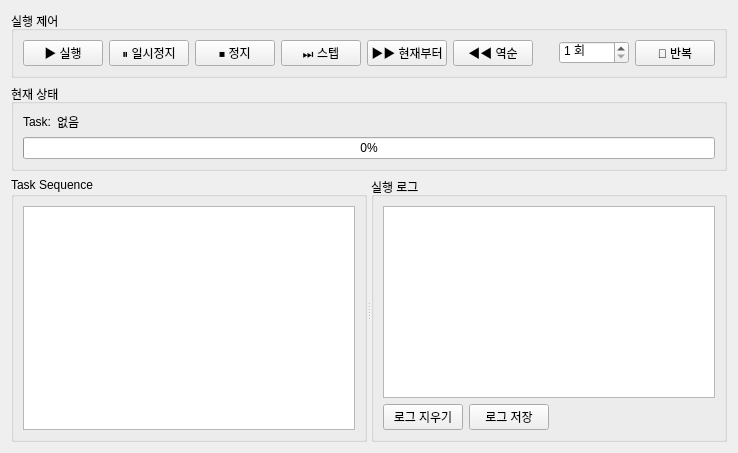
      <widget class="QWidget" name="tab_runMonitor">
       <attribute name="title">
        <string>실행 모니터</string>
       </attribute>
       <layout class="QVBoxLayout" name="verticalLayout_runMonitor">
        <!-- 실행 제어 -->
        <item>
         <widget class="QGroupBox" name="groupBox_runControl">
          <property name="sizePolicy">
           <sizepolicy hsizetype="Preferred" vsizetype="Fixed">
            <horstretch>0</horstretch>
            <verstretch>0</verstretch>
           </sizepolicy>
          </property>
          <property name="title">
           <string>실행 제어</string>
          </property>
          <layout class="QHBoxLayout" name="horizontalLayout_runControl">
           <item>
            <widget class="QPushButton" name="pushButton_run">
             <property name="text">
              <string>▶ 실행</string>
             </property>
            </widget>
           </item>
           <item>
            <widget class="QPushButton" name="pushButton_pause">
             <property name="text">
              <string>⏸ 일시정지</string>
             </property>
            </widget>
           </item>
           <item>
            <widget class="QPushButton" name="pushButton_stop">
             <property name="text">
              <string>⏹ 정지</string>
             </property>
            </widget>
           </item>
           <item>
            <widget class="QPushButton" name="pushButton_step">
             <property name="text">
              <string>⏭ 스텝</string>
             </property>
            </widget>
           </item>
           <item>
            <widget class="QPushButton" name="pushButton_runFrom">
             <property name="text">
              <string>▶▶ 현재부터</string>
             </property>
             <property name="toolTip">
              <string>선택한 Task부터 끝까지 실행</string>
             </property>
            </widget>
           </item>
           <item>
            <widget class="QPushButton" name="pushButton_runReverse">
             <property name="text">
              <string>◀◀ 역순</string>
             </property>
             <property name="toolTip">
              <string>선택한 Task부터 1번까지 역순 실행</string>
             </property>
            </widget>
           </item>
           <item>
            <spacer name="horizontalSpacer_runControl">
             <property name="orientation">
              <enum>Qt::Horizontal</enum>
             </property>
             <property name="sizeHint" stdset="0">
              <size>
               <width>20</width>
               <height>20</height>
              </size>
             </property>
            </spacer>
           </item>
           <item>
            <widget class="QSpinBox" name="spinBox_repeatCount">
             <property name="minimum">
              <number>1</number>
             </property>
             <property name="maximum">
              <number>999</number>
             </property>
             <property name="value">
              <number>1</number>
             </property>
             <property name="suffix">
              <string> 회</string>
             </property>
             <property name="toolTip">
              <string>반복 실행 횟수</string>
             </property>
             <property name="minimumSize">
              <size>
               <width>70</width>
               <height>0</height>
              </size>
             </property>
            </widget>
           </item>
           <item>
            <widget class="QPushButton" name="pushButton_repeatRun">
             <property name="text">
              <string>🔄 반복</string>
             </property>
             <property name="toolTip">
              <string>지정 횟수만큼 Recipe 반복 실행</string>
             </property>
            </widget>
           </item>
          </layout>
         </widget>
        </item>
        <!-- 현재 상태 -->
        <item>
         <widget class="QGroupBox" name="groupBox_currentStatus">
          <property name="sizePolicy">
           <sizepolicy hsizetype="Preferred" vsizetype="Fixed">
            <horstretch>0</horstretch>
            <verstretch>0</verstretch>
           </sizepolicy>
          </property>
          <property name="title">
           <string>현재 상태</string>
          </property>
          <layout class="QVBoxLayout" name="verticalLayout_currentStatus">
           <item>
            <layout class="QFormLayout" name="formLayout_status">
             <item row="0" column="0">
              <widget class="QLabel" name="label_taskLabel">
               <property name="text">
                <string>Task:</string>
               </property>
              </widget>
             </item>
             <item row="0" column="1">
              <widget class="QLabel" name="label_currentTask">
               <property name="text">
                <string>없음</string>
               </property>
              </widget>
             </item>
            </layout>
           </item>
           <item>
            <widget class="QProgressBar" name="progressBar_task">
             <property name="value">
              <number>0</number>
             </property>
            </widget>
           </item>
          </layout>
         </widget>
        </item>
        <!-- Recipe/로그 분할 영역 -->
        <item>
         <widget class="QSplitter" name="splitter_monitorArea">
          <property name="orientation">
           <enum>Qt::Horizontal</enum>
          </property>
          <!-- 왼쪽: Task Sequence -->
          <widget class="QGroupBox" name="groupBox_monitorSequence">
           <property name="title">
            <string>Task Sequence</string>
           </property>
           <layout class="QVBoxLayout" name="verticalLayout_monitorSequence">
            <item>
             <widget class="QListWidget" name="listWidget_monitorJobs"/>
            </item>
           </layout>
          </widget>
          <!-- 오른쪽: 실행 로그 -->
          <widget class="QGroupBox" name="groupBox_log">
           <property name="title">
            <string>실행 로그</string>
           </property>
           <layout class="QVBoxLayout" name="verticalLayout_log">
            <item>
             <widget class="QTextEdit" name="textEdit_log">
              <property name="readOnly">
               <bool>true</bool>
              </property>
             </widget>
            </item>
            <item>
             <layout class="QHBoxLayout" name="horizontalLayout_logButtons">
              <item>
               <widget class="QPushButton" name="pushButton_clearLog">
                <property name="text">
                 <string>로그 지우기</string>
                </property>
               </widget>
              </item>
              <item>
               <widget class="QPushButton" name="pushButton_saveLog">
                <property name="text">
                 <string>로그 저장</string>
                </property>
               </widget>
              </item>
              <item>
               <spacer name="horizontalSpacer_log">
                <property name="orientation">
                 <enum>Qt::Horizontal</enum>
                </property>
                <property name="sizeHint" stdset="0">
                 <size>
                  <width>40</width>
                  <height>20</height>
                 </size>
                </property>
               </spacer>
              </item>
             </layout>
            </item>
           </layout>
          </widget>
         </widget>
        </item>
       </layout>
      </widget>
